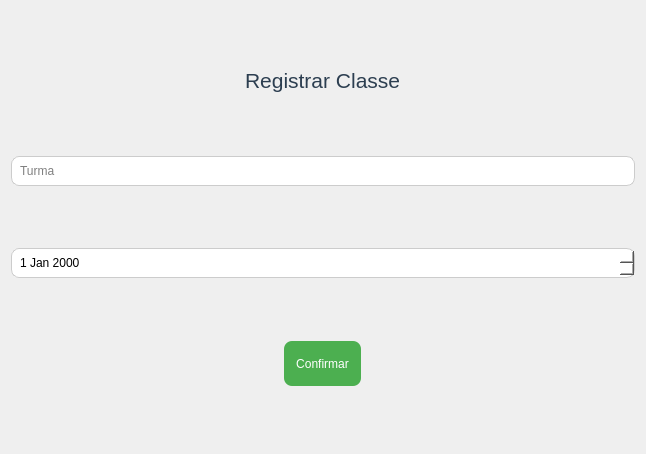
<?xml version="1.0" encoding="UTF-8"?>
<ui version="4.0">
 <class>Form</class>
 <widget class="QWidget" name="Form">
  <property name="geometry">
   <rect>
    <x>0</x>
    <y>0</y>
    <width>646</width>
    <height>454</height>
   </rect>
  </property>
  <property name="windowTitle">
   <string>Registro de Salas</string>
  </property>
  <property name="windowIcon">
   <iconset>
    <normaloff>imagens/classe.png</normaloff>imagens/classe.png</iconset>
  </property>
  <property name="windowIcon">
   <iconset>
    <normaloff>imagens/68045.png</normaloff>imagens/68045.png</iconset>
  </property>
  <property name="styleSheet">
   <string notr="true">QLabel{
 font-family: &quot;Segoe UI&quot;, &quot;Arial&quot;, sans-serif;
    font-size: 16px;
    font-weight: 500;   
    color: #2c3e50;
}

QLineEdit, QDateEdit {
    border: 1px solid #ccc;
    border-radius: 8px;
    padding: 6px;
    background: white;
}

QLineEdit:focus, QDateEdit:focus {
    border: 2px solid #4CAF50;
}

QPushButton {
    background-color: #4CAF50;
    color: white;
    border-radius: 8px;
    padding: 6px 12px;
}

QPushButton:hover {
    background-color: #45a049;
}

QPushButton:pressed {
    background-color: #3d8b40;
}
</string>
  </property>
  <layout class="QGridLayout" name="gridLayout">
   <item row="2" column="0">
    <spacer name="verticalSpacer">
     <property name="orientation">
      <enum>Qt::Vertical</enum>
     </property>
     <property name="sizeHint" stdset="0">
      <size>
       <width>20</width>
       <height>40</height>
      </size>
     </property>
    </spacer>
   </item>
   <item row="8" column="0">
    <spacer name="verticalSpacer_2">
     <property name="orientation">
      <enum>Qt::Vertical</enum>
     </property>
     <property name="sizeHint" stdset="0">
      <size>
       <width>20</width>
       <height>40</height>
      </size>
     </property>
    </spacer>
   </item>
   <item row="1" column="0" alignment="Qt::AlignHCenter">
    <widget class="QLabel" name="label">
     <property name="text">
      <string>&lt;html&gt;&lt;head/&gt;&lt;body&gt;&lt;p&gt;&lt;span style=&quot; font-size:16pt; font-weight:400;&quot;&gt;Registrar Classe&lt;/span&gt;&lt;/p&gt;&lt;/body&gt;&lt;/html&gt;</string>
     </property>
    </widget>
   </item>
   <item row="5" column="0">
    <widget class="QDateEdit" name="data"/>
   </item>
   <item row="3" column="0">
    <widget class="QLineEdit" name="turma">
     <property name="text">
      <string/>
     </property>
     <property name="placeholderText">
      <string>Turma</string>
     </property>
    </widget>
   </item>
   <item row="7" column="0" alignment="Qt::AlignHCenter">
    <widget class="QPushButton" name="btn_confirmar">
     <property name="minimumSize">
      <size>
       <width>0</width>
       <height>45</height>
      </size>
     </property>
     <property name="maximumSize">
      <size>
       <width>16777215</width>
       <height>16777215</height>
      </size>
     </property>
     <property name="text">
      <string>Confirmar</string>
     </property>
    </widget>
   </item>
   <item row="4" column="0">
    <spacer name="verticalSpacer_4">
     <property name="orientation">
      <enum>Qt::Vertical</enum>
     </property>
     <property name="sizeHint" stdset="0">
      <size>
       <width>20</width>
       <height>40</height>
      </size>
     </property>
    </spacer>
   </item>
   <item row="0" column="0">
    <spacer name="verticalSpacer_3">
     <property name="orientation">
      <enum>Qt::Vertical</enum>
     </property>
     <property name="sizeHint" stdset="0">
      <size>
       <width>20</width>
       <height>40</height>
      </size>
     </property>
    </spacer>
   </item>
   <item row="6" column="0">
    <spacer name="verticalSpacer_5">
     <property name="orientation">
      <enum>Qt::Vertical</enum>
     </property>
     <property name="sizeHint" stdset="0">
      <size>
       <width>20</width>
       <height>40</height>
      </size>
     </property>
    </spacer>
   </item>
  </layout>
 </widget>
 <resources/>
 <connections/>
</ui>
